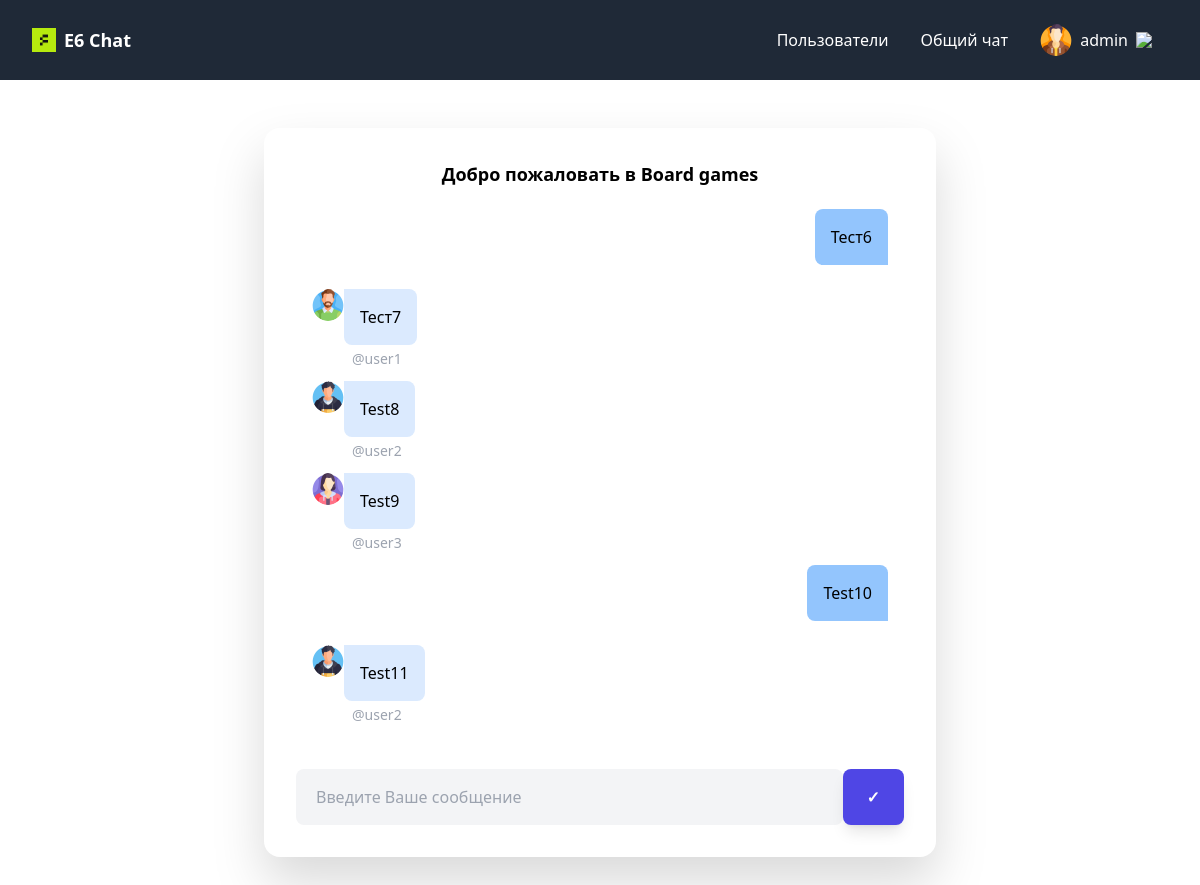
Page /chat/room/2/ (signed in) on the committed database.
### chat/models.py (models this page shows, shortened)
class Profile(models.Model):
    user = models.OneToOneField(User, on_delete=models.CASCADE)
    image = models.ImageField(upload_to='avatars/', null=True, blank=True)
    displayname = models.CharField(max_length=20, null=True, blank=True)
    info = models.TextField(null=True, blank=True)
    @property
    def name(self):
        if self.displayname:
            name = self.displayname
        else:
            name = self.user.username
        return name
    @property
    def avatar(self):
        if self.image:
            return self.image.url
        return static('images/avatar.svg')

class Room(models.Model):
    name = models.CharField(max_length=255, unique=True, default=shortuuid.uuid)
    created_at = models.DateField(auto_now_add=True)
    members = models.ManyToManyField(User, related_name='chat_groups', blank=True)
    is_private = models.BooleanField(default=False)
    def __str__(self):
        return f'{self.name}'

class Message(models.Model):
    author = models.ForeignKey(Profile, on_delete=models.CASCADE)
    text = models.TextField(max_length=500)
    room = models.ForeignKey(Room, on_delete=models.CASCADE)
    created_at = models.DateField(auto_now_add=True)

### chat/views.py (the view, shortened to what this page needs)
# urls.py: path('chat/room/<int:pk>/', room_view, name='room'),
def room_view(request, pk):
    if not request.user.is_authenticated:
        return redirect('forbidden')
    room: Room = get_object_or_404(Room, pk=pk)
    messages = Message.objects.filter(room=room)
    other_user = None
    context = {
        'room': room,
        'messages': messages,
        'other_user': other_user,
    }
    return render(request, 'room.html', context)

### templates/room.html (shortened to what this page needs)
{% extends 'layouts/box.html' %}
{% load static %}
{% block content %}
{% if request.user.is_authenticated %}
    <div id="room-name-div" class="text-lg text-center font-bold">
        {% if room.is_private == True %}
        Чат с {{ other_user }}
        {% else %}
        Добро пожаловать в {{ room.name }}
        {% endif %}
    </div>
    <div id="chat_container" class="overflow-y-auto h-[62vh]">
        <ul id="chat_messages" class="flex flex-col justify-end gap-2 p-4">
            {% for message in messages %}
                {% if message.author.user == request.user %}
                <li class="flex justify-end mb-4">
                    <div class="bg-blue-300 rounded-l-lg rounded-tr-lg p-4 max-w-[75%]">
                        <span>{{ message.text }}</span>
                    </div>
                </li>
                {% else %}
                <li>
                    <div class="flex justify-start">
                        <img class="w-8 h-8 rounded-full object-cover" src="{{ message.author.avatar }}" alt="">
                        <div class="bg-blue-100 rounded-bl-lg rounded-r-lg p-4 max-w-[75%]">
                            <span>{{ message.text }}</span>
                        </div>
                    </div>
                    <div class="text-sm font-light py-1 ml-10">
                        <span class="text-gray-400">@{{ message.author.user.username }}</span>
                    </div>
                </li>
                {% endif %}
            {% endfor %}
        </ul>
    </div>
    <br>
    <form action="" id="msg-form" method="POST" class="flex">
        <input id="chat-message-input" name="message" type="text" size="100" placeholder="Введите Ваше сообщение">
        <button id="chat-message-submit" type="submit">&#10003;</button>
    </form>
{% else %}
    <meta http-equiv="REFRESH" content="0;url=http://127.0.0.1:8000/accounts/login/">
{% endif %}
{% endblock %}

### templates/includes/header.html (shortened to what this page needs)
<header class="flex items-center justify-between bg-gray-800 h-20 px-8 text-white sticky top-0 z-40">
    <div>
        <a class="flex items-center gap-2" href="/">
            <img class="h-6" src="/static/favicon.png" alt="Logo"/>
            <span class="text-lg font-bold">E6 Chat</span>
        </a>
    </div>
    <nav class="block bg-gray-800 relative">
        <ul class="navitems flex items-center justify-center h-full">
            {% if request.user.is_authenticated %}
            <li><a href="/profiles">Пользователи</a></li>
            <li><a href="/">Общий чат</a></li>
            <li x-data="{ dropdownOpen: false }" class="relative">
                <a @click="dropdownOpen = !dropdownOpen" @click.away="dropdownOpen = false" class="cursor-pointer select-none">
                    <img class="h-8 w-8 rounded-full object-cover" src="{{ user.profile.avatar }}"/>
                    {{ user.profile.name }}
                    <img x-bind:class="dropdownOpen && 'rotate-180 duration-300'" class="w-4" src="https://img.icons8.com/small/32/777777/expand-arrow.png"/>
                </a>
            </li>
            {% else %}
            <li><a href="{% url 'account_login' %}">Войти</a></li>
            <li><a href="{% url 'account_signup' %}">Зарегистрироваться</a></li>
            {% endif %}
        </ul>
    </nav>
</header>

### templates/base.html (style rules this page uses)
.button, button, [type='submit'], [type='button'] { @apply bg-indigo-600 text-white font-bold px-6 py-4 inline-block rounded-lg shadow-lg transition-all cursor-pointer }
.navitems>li>a { @apply flex items-center gap-2 h-12 px-4 hover:bg-gray-700 rounded-lg; }
.textarea, textarea, input { @apply w-full rounded-lg py-4 px-5 bg-gray-100 }

### rows in the picture
Room: name "Board games"
Message: text "Тест6"
Message: author.avatar (picture), text "Тест7", author.user.username "user1"
Message: author.avatar (picture), text "Test8", author.user.username "user2"
Message: author.avatar (picture), text "Test9", author.user.username "user3"
Message: text "Test10"
Message: author.avatar (picture), text "Test11", author.user.username "user2"

### other values in the picture
{{ user.profile.name }} "admin"
